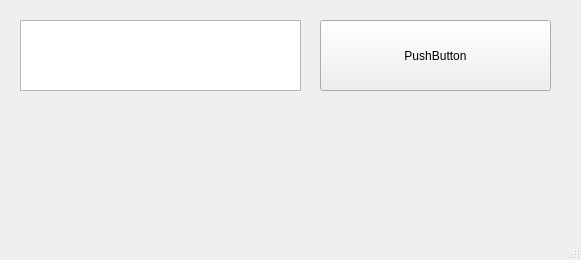
<?xml version="1.0" encoding="UTF-8"?>
<ui version="4.0">
 <class>MainWindow</class>
 <widget class="QMainWindow" name="MainWindow">
  <property name="geometry">
   <rect>
    <x>0</x>
    <y>0</y>
    <width>581</width>
    <height>260</height>
   </rect>
  </property>
  <property name="windowTitle">
   <string>MainWindow</string>
  </property>
  <widget class="QWidget" name="centralwidget">
   <widget class="QPushButton" name="pushButton">
    <property name="geometry">
     <rect>
      <x>320</x>
      <y>20</y>
      <width>231</width>
      <height>71</height>
     </rect>
    </property>
    <property name="text">
     <string>PushButton</string>
    </property>
   </widget>
   <widget class="QTextEdit" name="textEdit">
    <property name="geometry">
     <rect>
      <x>20</x>
      <y>20</y>
      <width>281</width>
      <height>71</height>
     </rect>
    </property>
   </widget>
  </widget>
  <widget class="QStatusBar" name="statusbar"/>
 </widget>
 <resources/>
 <connections/>
</ui>
